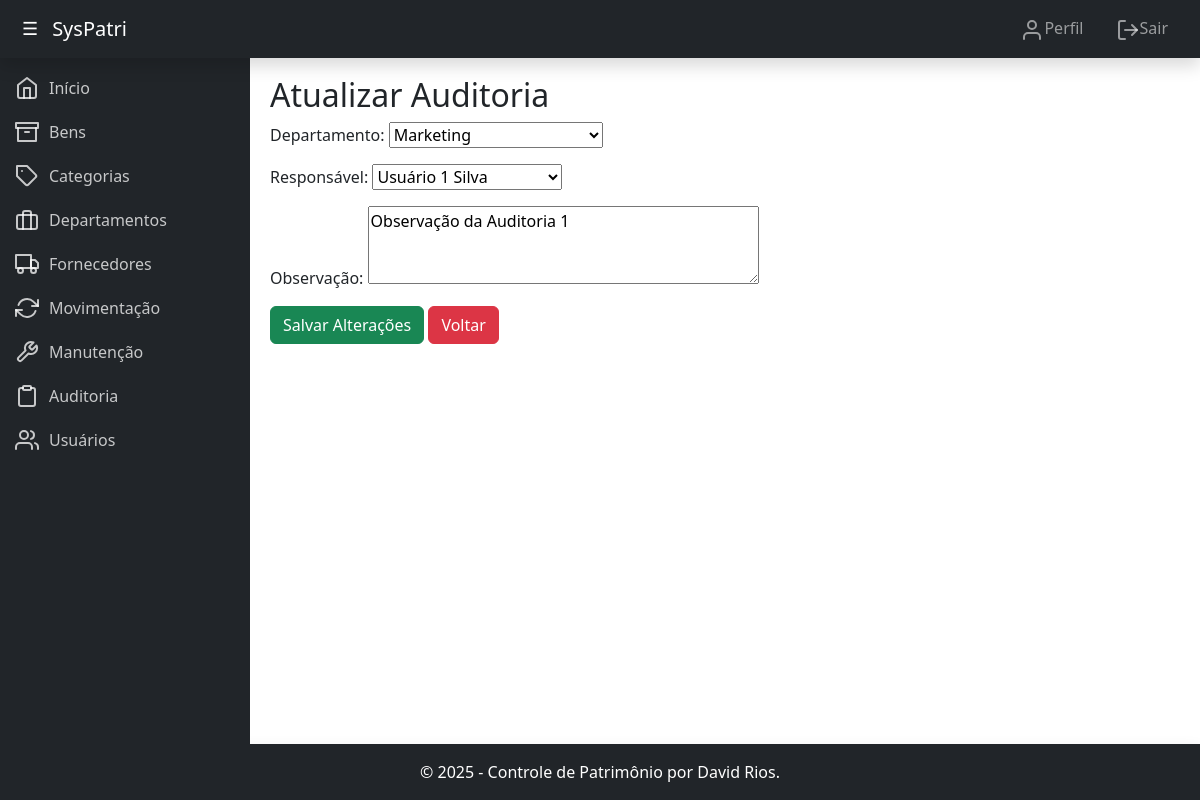
Screenshot of /controle/auditorias/editar/1/ (signed in) with the database file from the repository.
### controle/models.py (models this page shows, shortened)
class Auditoria(models.Model):
    departamento = models.ForeignKey(Departamento, on_delete=models.CASCADE, verbose_name="Departamento")
    data = models.DateField(auto_now_add=True, verbose_name="Data da Auditoria")
    responsavel = models.ForeignKey(Usuario, on_delete=models.SET_NULL, null=True, verbose_name="Responsável")
    observacao = models.TextField(verbose_name="Observação")
    class Meta:
        verbose_name = "Auditoria"
        verbose_name_plural = "Auditorias"

### controle/views.py (the view)
# urls.py: path('auditorias/editar/<int:pk>/', views.atualizar_auditoria, name='atualizar_auditoria'),
@login_required
def atualizar_auditoria(request, pk):
    auditoria = get_object_or_404(Auditoria, pk=pk)
    if request.method == 'POST':
        form = AuditoriaForm(request.POST, instance=auditoria)
        if form.is_valid():
            form.save()
            messages.success(request, 'Auditoria atualizada com sucesso!')
            return redirect('listar_auditorias')
    else:
        form = AuditoriaForm(instance=auditoria)
    return render(request, 'atualizar_auditoria.html', {'form': form, 'auditoria': auditoria})

### controle/forms.py
class AuditoriaForm(forms.ModelForm):
    class Meta:
        model = Auditoria
        fields = ['departamento', 'responsavel', 'observacao']
        widgets = {
            'observacao': forms.Textarea(attrs={'rows': 3}),
        }

### core/models.py (called while the page is built)
    def __str__(self):
        return self.get_full_name() or self.username

### patrimonio/models.py (called while the page is built)
    def __str__(self):
        return self.nome

### controle/templates/atualizar_auditoria.html (shortened to what this page needs)
{% extends 'base.html' %}
{% block content %}
    <h2>Atualizar Auditoria</h2>
    <form method="post">
        {{ form.as_p }}
        <button type="submit" class="btn btn-success">Salvar Alterações</button>
        <a class="btn btn-danger" href="{% url 'listar_auditorias' %}">Voltar</a>
    </form>
{% endblock %}

### rows the page displays
Auditoria: departamento "Marketing", responsavel "Usuário 1 Silva", observacao "Observação da Auditoria 1"
